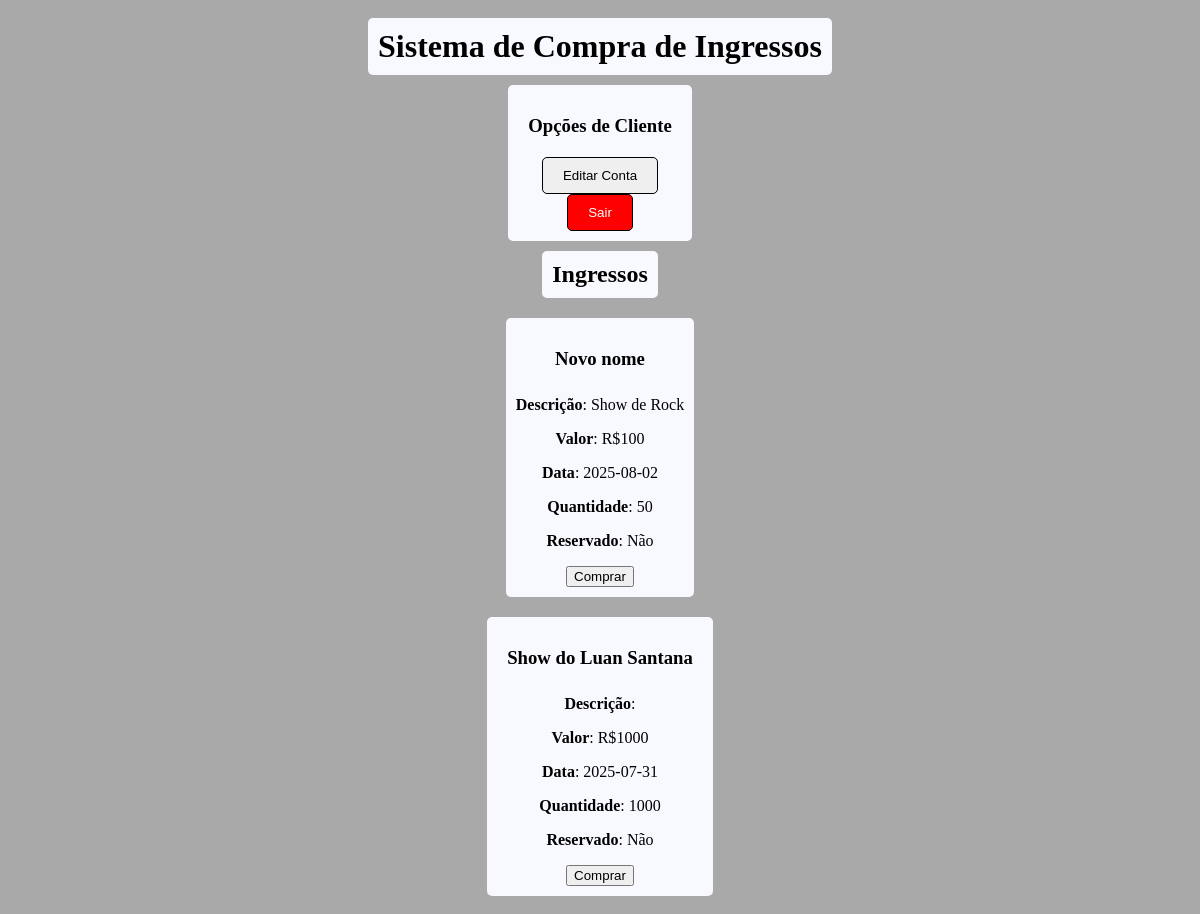
Page /public/client.php (signed in) on the earlier database version.
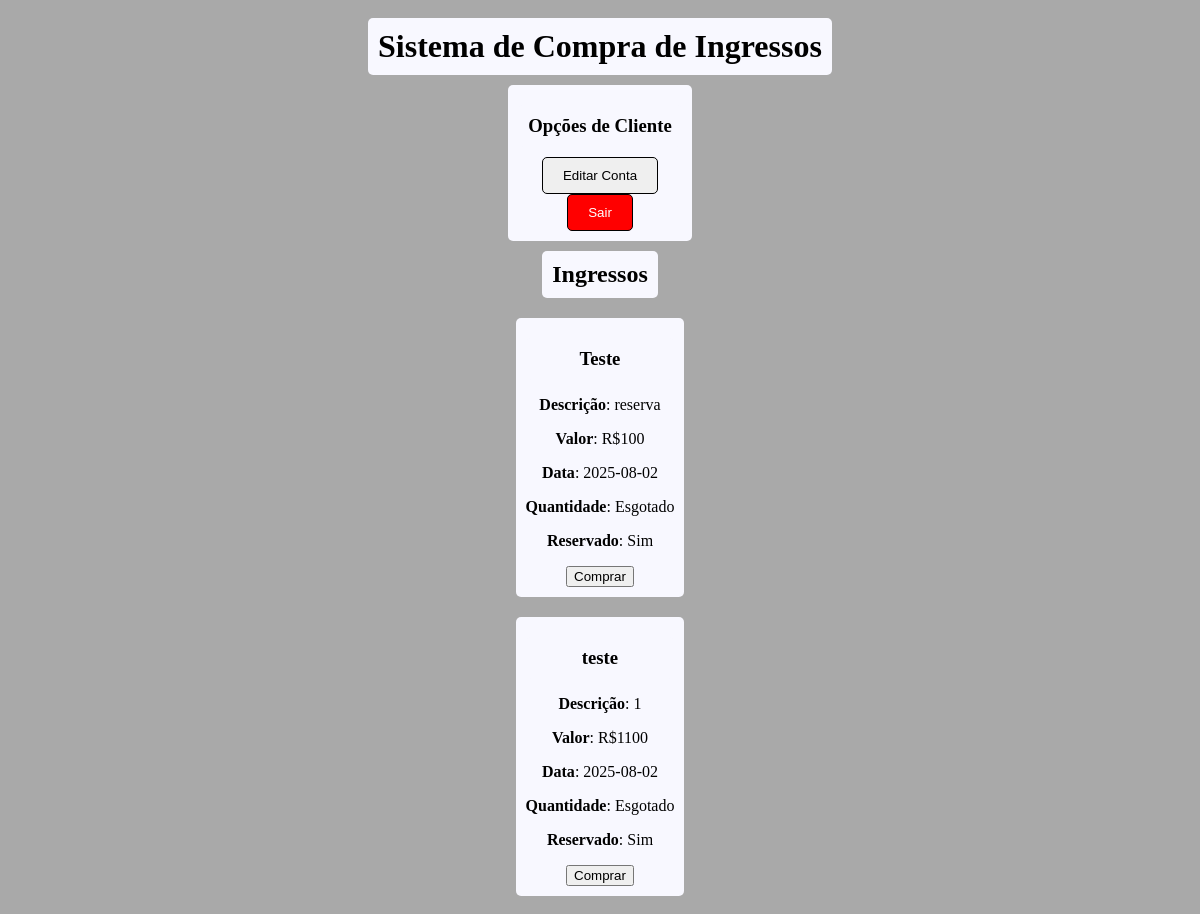
Same page on the later database version.
### tables this page shows
CREATE TABLE ingressos (
            id INTEGER PRIMARY KEY AUTOINCREMENT,
            evento TEXT NOT NULL,
            descricao TEXT,
            valor REAL NOT NULL,
            data_evento DATE NOT NULL,
            quantidade INTEGER NOT NULL,
            reservado BOOLEAN,
            data_ultima_reserva DATE,
            cliente_reservado INTEGER,
            vendedor INTEGER,
            FOREIGN KEY (vendedor) REFERENCES usuarios(id),
            FOREIGN KEY (cliente_reservado) REFERENCES clientes(id)
        );

### src/Classes/AbstractClass.php (called while the page is built, shortened)
<?php
abstract class AbstractClass {
    protected PDO $pdo;
    protected string $table;
    public function __construct(PDO $pdo, string $table) {
        $this->pdo =  $pdo;
        $this->table = $table;
    }
    public function read() {
        try {
            $sql = "SELECT * FROM {$this->table}";
            $stmt = $this->pdo->query($sql);
            return $stmt->fetchAll(PDO::FETCH_ASSOC);
        } catch (PDOException $e) {
            echo "Erro ao ler todos os registros na tebela: {$this->table}. Erro: " . $e->getMessage() . PHP_EOL;
        }
    }
}
?>

### public/client.php (the view, shortened to what this page needs)
<!DOCTYPE html>
<html lang="en">
<head>
    <link rel="stylesheet" href="/public/css/client.css">
</head>
<body>
    <div class="container">
        <h1>Sistema de Compra de Ingressos</h1>
        <div class="options">
            <h3>Opções de Cliente</h3>
            <div class="forms">
                <form class="account-form" action="/src/Logic/edit-account.php" method="get">
                    <input type="submit" name="account" value="Editar Conta">
                </form>
                <form class="logout-form" action="/src/Logic/logout.php" method="post">
                    <input type="submit" value="Sair">
                </form>
            </div>
        </div>
        <div class="ingressos">
            <h2>Ingressos</h2>
            <div class="ingressos-lista">
                <?php
                require_once __DIR__ . '/../src/Core/database.php';
                $tickets = new Ticket($db, "ingressos");
                if (isset($_SESSION["id"])){
                    $ingressos = $tickets->read();
                    if (!empty($ingressos)) {
                        foreach ($ingressos as $ingresso) {
                            echo "<div class='ticket'>";
                            echo "<h3>" . htmlspecialchars($ingresso["evento"]) . "</h3>";
                            echo "<p><strong>Descrição</strong>: " . htmlspecialchars($ingresso["descricao"]) . "</p>";
                            echo "<p><strong>Valor</strong>: R$" . htmlspecialchars($ingresso["valor"]) . "</p>";
                            echo "<p><strong>Data</strong>: " . htmlspecialchars($ingresso["data_evento"]) . "</p>";
                            echo "<p><strong>Quantidade</strong>: " . ($ingresso["quantidade"] > 0 ? $ingresso["quantidade"] : "Esgotado") . "</p>";
                            echo "<p><strong>Reservado</strong>: " . ($ingresso["reservado"] ? "Sim" : "Não" ) . "</p>";
                            echo "<form action=\"/src/Logic/buy-ticket.php\" method=\"get\">
                                    <input type=\"hidden\" name=\"ticket_id\" value=\"" . $ingresso["id"] . "\">
                                    <input type=\"submit\" name=\"buy_ticket\" value=\"Comprar\">
                                </form>";
                            echo "</div>";
                        }
                    } else {
                        echo "<p>Nenhum ingresso disponível.</p>";
                    }
                }
                ?>
            </div>
        </div>
    </div>
</body>
</html>

### public/css/client.css (style rules this page uses)
body { background-color: darkgray; }
.container { display: flex; flex-direction: column; }
h1, h2, h3 { text-align: center; background-color: ghostwhite; padding: 10px; border-radius: 5px; margin: 10px auto; }
.ingressos { display: flex; flex-direction: column; align-items: center; }
.ingressos-lista { display: flex; flex-direction: column; align-items: center; }
.ticket { display: inline; background-color: ghostwhite; margin: 10px; padding: 10px; border-radius: 5px; text-align: center; }
.options { background-color: ghostwhite; margin: auto; padding: 10px; border-radius: 5px; text-align: center; }
.account-form input { border-radius: 5px; padding: 10px 20px; border: 1px solid black; cursor: pointer; text-align: center;; }
.logout-form input { background-color: red; color: white; border-radius: 5px; padding: 10px 20px; border: 1px solid black; cursor: pointer; text-align: center;; }

Differences in the rows shown:
removed ingressos: evento "Show do Luan Santana", valor "1000", data_evento "2025-07-31", quantidade "1000", reservado "Não"
changed ingressos: evento "Novo nome" → "Teste"; descricao "Show de Rock" → "reserva"; quantidade "50" → (not shown); now shows "Esgotado"; reservado "Não" → "Sim"
added ingressos: evento "teste", descricao "1", valor "1100", data_evento "2025-08-02", quantidade "Esgotado", reservado "Sim"
